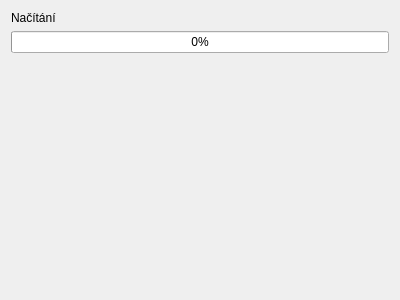
<?xml version="1.0" encoding="UTF-8"?>
<ui version="4.0">
 <class>MainWindow</class>
 <widget class="QMainWindow" name="MainWindow">
  <property name="geometry">
   <rect>
    <x>0</x>
    <y>0</y>
    <width>400</width>
    <height>300</height>
   </rect>
  </property>
  <property name="windowTitle">
   <string>The Flat Client</string>
  </property>
  <widget class="QWidget" name="centralWidget">
   <layout class="QVBoxLayout" name="verticalLayout_2">
    <item>
     <layout class="QVBoxLayout" name="verticalLayout">
      <item>
       <widget class="QLabel" name="labelLoading">
        <property name="text">
         <string>Načítání</string>
        </property>
       </widget>
      </item>
      <item>
       <widget class="QProgressBar" name="progressLoading">
        <property name="value">
         <number>0</number>
        </property>
       </widget>
      </item>
     </layout>
    </item>
    <item>
     <spacer name="verticalSpacer">
      <property name="orientation">
       <enum>Qt::Vertical</enum>
      </property>
      <property name="sizeHint" stdset="0">
       <size>
        <width>20</width>
        <height>178</height>
       </size>
      </property>
     </spacer>
    </item>
   </layout>
  </widget>
  <widget class="QMenuBar" name="menuBar">
   <property name="geometry">
    <rect>
     <x>0</x>
     <y>0</y>
     <width>400</width>
     <height>21</height>
    </rect>
   </property>
  </widget>
 </widget>
 <layoutdefault spacing="6" margin="11"/>
 <resources/>
 <connections/>
</ui>
